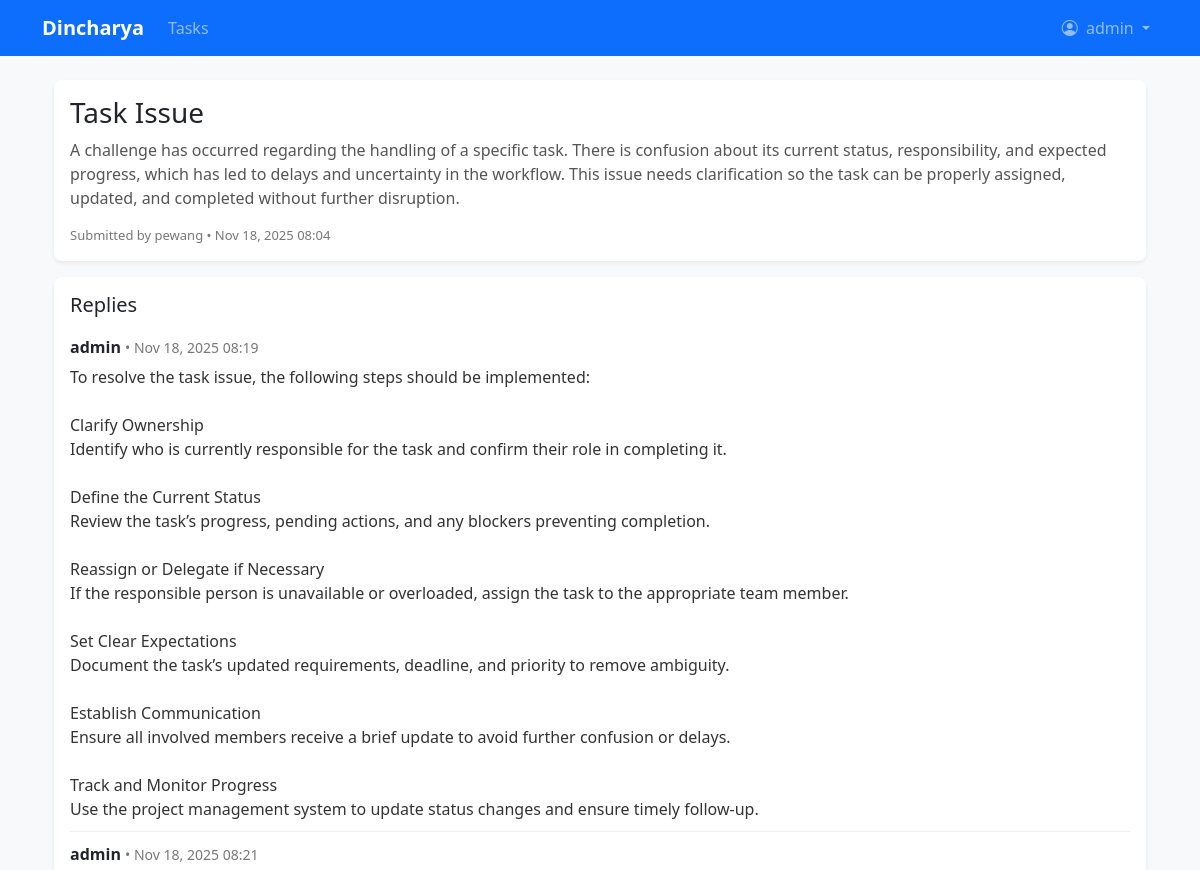
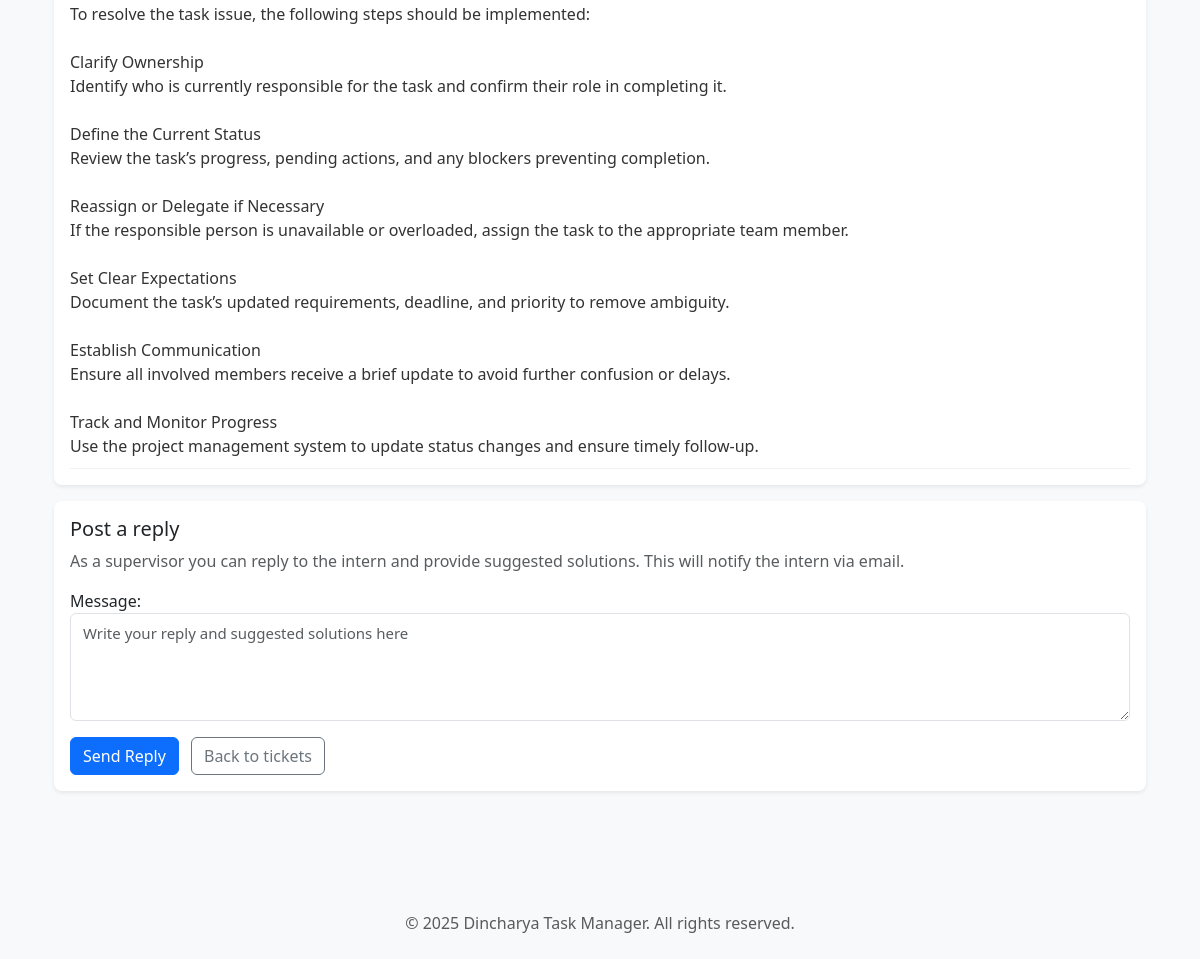
Screenshot of /support/2/ (signed in) with the database file from the repository (2 pictures, top to bottom).
### scheduler/models.py (models this page shows, shortened)
class CustomUser(AbstractUser):
    ROLE_CHOICES = (
        ('supervisor', 'Supervisor'),
        ('intern', 'Intern'),
    )
    role = models.CharField(max_length=20, choices=ROLE_CHOICES, default='intern')

class SupportTicket(models.Model):
    STATUS_CHOICES = (
        ('open', 'Open'),
        ('in_progress', 'In Progress'),
        ('resolved', 'Resolved'),
        ('closed', 'Closed'),
    )
    PRIORITY_CHOICES = (
        ('low', 'Low'),
        ('medium', 'Medium'),
        ('high', 'High'),
    )
    subject = models.CharField(max_length=200)
    description = models.TextField()
    created_by = models.ForeignKey(CustomUser, related_name='support_tickets', on_delete=models.CASCADE)
    assigned_to = models.ForeignKey(CustomUser, related_name='assigned_support_tickets', on_delete=models.SET_NULL, null=True, blank=True)
    status = models.CharField(max_length=20, choices=STATUS_CHOICES, default='open')
    priority = models.CharField(max_length=10, choices=PRIORITY_CHOICES, default='medium')
    created_at = models.DateTimeField(auto_now_add=True)
    updated_at = models.DateTimeField(auto_now=True)
    class Meta:
        ordering = ['-created_at']

class SupportReply(models.Model):
    ticket = models.ForeignKey(SupportTicket, related_name='replies', on_delete=models.CASCADE)
    responder = models.ForeignKey(CustomUser, related_name='support_replies', on_delete=models.CASCADE)
    message = models.TextField()
    created_at = models.DateTimeField(auto_now_add=True)
    class Meta:
        ordering = ['created_at']

### scheduler/views.py (the view)
# urls.py: path('support/<int:pk>/', views.support_ticket_detail, name='support_detail'),
@login_required
def support_ticket_detail(request, pk):
    ticket = get_object_or_404(SupportTicket, pk=pk)
    is_supervisor = request.user.is_superuser or getattr(request.user, 'role', None) == 'supervisor'
    if not (is_supervisor or ticket.created_by == request.user):
        return HttpResponseForbidden("You don't have permission to view this ticket.")
    try:
        replies = list(ticket.replies.select_related('responder').all())
    except Exception as exc:
        logger.exception('Failed to load replies for ticket %s', pk)
        messages.error(request, 'Failed to load ticket replies (see server logs).')
        replies = []
    if request.method == 'POST':
        if not is_supervisor:
            return HttpResponseForbidden("Only supervisors can post replies.")
        form = SupportReplyForm(request.POST)
        if form.is_valid():
            reply = form.save(commit=False)
            reply.ticket = ticket
            reply.responder = request.user
            reply.save()
            recipient_email = getattr(ticket.created_by, 'email', None)
            if recipient_email:
                subject = f"Response to your support ticket #{ticket.id}: {ticket.subject}"
                body = (
                    f"Hello {ticket.created_by.get_full_name() or ticket.created_by.username},\n\n"
                    f"A supervisor has replied to your support ticket:\n\n{reply.message}\n\n"
                    "--\nDincharya Support Team"
                )
                from_email = getattr(settings, 'DEFAULT_FROM_EMAIL', None)
                try:
                    send_mail(subject, body, from_email, [recipient_email], fail_silently=True)
                except Exception:
                    logger.exception('Failed to send support reply email for ticket %s', ticket.pk)
            messages.success(request, 'Reply posted and intern notified.')
            return redirect('support_detail', pk=ticket.pk)
    else:
        form = SupportReplyForm() if is_supervisor else None
    return render(request, 'support/ticket_detail.html', {
        'ticket': ticket,
        'replies': replies,
        'form': form,
        'is_supervisor': is_supervisor,
    })

### scheduler/forms.py
class SupportReplyForm(forms.ModelForm):
    class Meta:
        model = SupportReply
        fields = ['message']
        widgets = {
            'message': forms.Textarea(attrs={'class': 'form-control', 'rows': 4, 'placeholder': 'Write your reply and suggested solutions here'})
        }

### templates/support/ticket_detail.html (shortened to what this page needs)
{% extends 'base.html' %}
{% block content %}
<div class="container py-4">
    <div class="card mb-3">
        <div class="card-body">
            <h3>{{ ticket.subject }}</h3>
            <p style="color:#555; white-space:pre-line;">{{ ticket.description }}</p>
            <div style="color:#777; font-size:13px; margin-top:8px;">Submitted by {{ ticket.created_by.get_full_name|default:ticket.created_by.username }} • {{ ticket.created_at|date:"M d, Y H:i" }}</div>
        </div>
    </div>
    <div class="card mb-3">
        <div class="card-body">
            <h5>Replies</h5>
            {% for r in replies %}
                <div style="border-bottom:1px solid #f1f1f1; padding:10px 0;">
                    <div style="font-weight:600">{{ r.responder.get_full_name|default:r.responder.username }} <small style="color:#777; font-weight:400">• {{ r.created_at|date:"M d, Y H:i" }}</small></div>
                    <div style="margin-top:6px; white-space:pre-line; color:#333">{{ r.message }}</div>
                </div>
            {% empty %}
                <div>No replies yet.</div>
            {% endfor %}
        </div>
    </div>
    <div class="card">
        <div class="card-body">
            <h5>Post a reply</h5>
            <p class="text-muted">As a supervisor you can reply to the intern and provide suggested solutions. This will notify the intern via email.</p>
            <form method="post">
                <div class="mb-3">
                    {{ form.message.label_tag }}
                    {{ form.message }}
                </div>
                <button type="submit" class="btn btn-primary">Send Reply</button>
                <a href="{% url 'support_list' %}" class="btn btn-outline-secondary ms-2">Back to tickets</a>
            </form>
        </div>
    </div>
</div>
{% endblock %}

### templates/base.html (shortened to what this page needs)
<!DOCTYPE html>
{% load static %}
<html lang="en">
<head>
    <link href="https://cdn.jsdelivr.net/npm/bootstrap@5.3.0/dist/css/bootstrap.min.css" rel="stylesheet">
    <link rel="stylesheet" href="https://cdn.jsdelivr.net/npm/bootstrap-icons@1.10.0/font/bootstrap-icons.css">
</head>
<body>
    <nav class="navbar navbar-expand-md navbar-dark bg-primary fixed-top">
        <div class="container">
            <a class="navbar-brand" href="{% url 'tasks:task_list' %}">Dincharya</a>
            <div class="collapse navbar-collapse" id="navbarNav">
                <ul class="navbar-nav me-auto">
                    <li class="nav-item">
                        <a class="nav-link" href="{% url 'tasks:task_list' %}">Tasks</a>
                    </li>
                </ul>
                <ul class="navbar-nav">
                    {% if user.is_authenticated %}
                        <li class="nav-item dropdown">
                            <a class="nav-link dropdown-toggle" href="#" id="userDropdown" role="button" data-bs-toggle="dropdown">
                                <i class="bi bi-person-circle me-1"></i> {{ user.get_username }}
                            </a>
                        </li>
                    {% else %}
                        <li class="nav-item">
                            <a class="nav-link" href="{% url 'login' %}">Login</a>
                        </li>
                    {% endif %}
                </ul>
            </div>
        </div>
    </nav>
    <main class="container">
        {% block content %}{% endblock %}
    </main>
    <footer class="bg-light py-4 mt-5">
        <div class="container text-center text-muted">
            <p class="mb-0">&copy; {% now "Y" %} Dincharya Task Manager. All rights reserved.</p>
        </div>
    </footer>
</body>
</html>

### templates/base.html (style rules this page uses)
body { padding-top: 3.5rem; background-color: #f8f9fa; }
.navbar-brand { font-weight: 600; }
.card { border: none; border-radius: 0.5rem; box-shadow: 0 0.125rem 0.25rem rgba(0, 0, 0, 0.075); margin-bottom: 1.5rem; }
.form-control, .form-select { padding: 0.5rem 0.75rem; font-size: 0.9375rem; border-radius: 0.375rem; border: 1px solid #dee2e6; }

### rows the page displays
CustomUser: get_username "admin"
SupportTicket: subject "Task Issue", description "A challenge has occurred regarding the handling of a specific task. There is confusion about its current status, responsibility, and expected progress, which has led to delays and uncertainty in the workflow. This issue needs clarification so the task can be properly assigned, updated, and completed without further disruption.", created_by.get_full_name "pewang", created_at "Nov 18, 2025 08:04"
SupportReply: responder.get_full_name "admin", created_at "Nov 18, 2025 08:19", message "To resolve the task issue, the following steps should be implemented: Clarify Ownership Identify who is currently responsible for the task and confirm their role in completing it. Define the Current Status Review the task’s progress, pending actions, and any blockers preventing completion. Reassign or Delegate if Necessary If the responsible person is unavailable or overloaded, assign the task to the appropriate team member. Set Clear Expectations Document the task’s updated requirements, deadline, and priority to remove ambiguity. Establish Communication Ensure all involved members receive a brief update to avoid further confusion or delays. Track and Monitor Progress Use the project…"
SupportReply: responder.get_full_name "admin", created_at "Nov 18, 2025 08:21", message "To resolve the task issue, the following steps should be implemented: Clarify Ownership Identify who is currently responsible for the task and confirm their role in completing it. Define the Current Status Review the task’s progress, pending actions, and any blockers preventing completion. Reassign or Delegate if Necessary If the responsible person is unavailable or overloaded, assign the task to the appropriate team member. Set Clear Expectations Document the task’s updated requirements, deadline, and priority to remove ambiguity. Establish Communication Ensure all involved members receive a brief update to avoid further confusion or delays. Track and Monitor Progress Use the project…"
